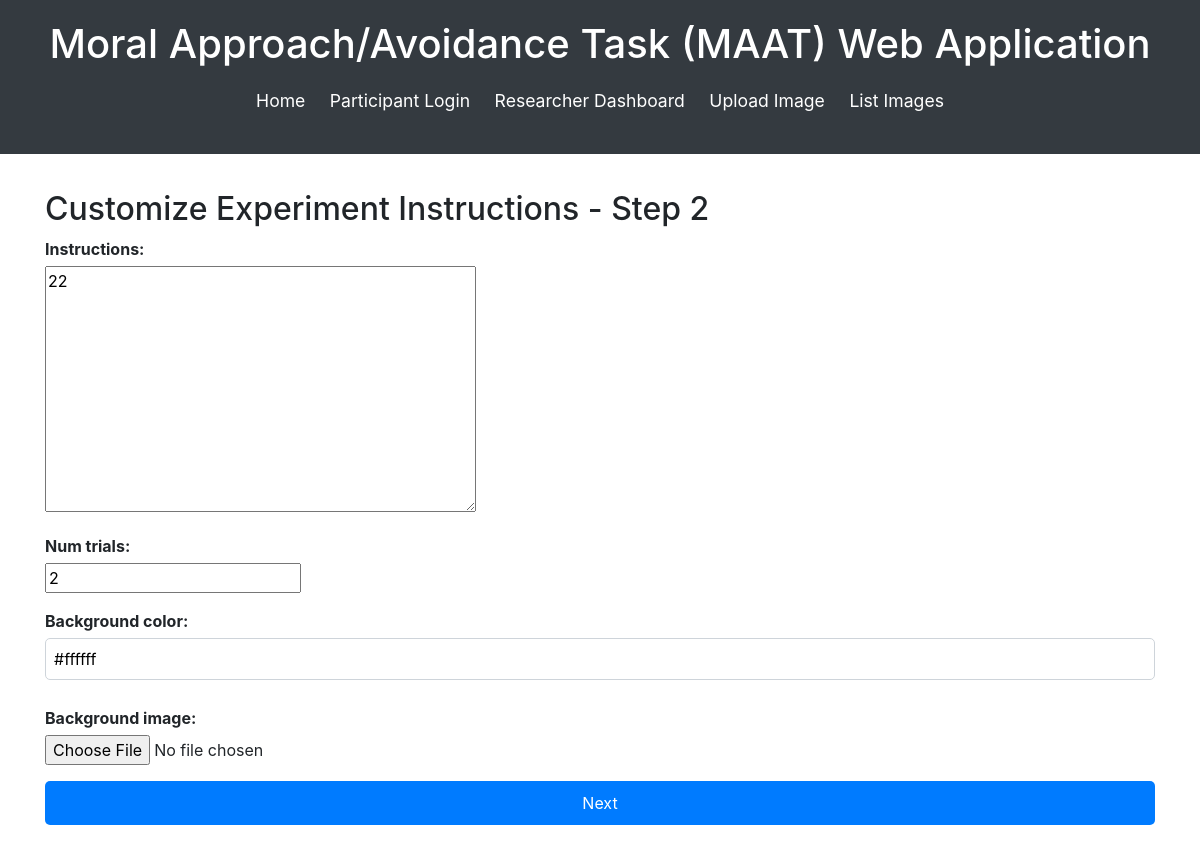
Page /experiment/create/step2/13/ (signed in) on the committed database.
### maat_app/models.py (models this page shows, shortened)
class Experiment(models.Model):
    experiment_id = models.CharField(max_length=100, unique=True)
    name = models.CharField(max_length=255)
    description = models.TextField(blank=True, null=True)
    instructions = models.TextField(blank=True, null=True)
    num_trials = models.IntegerField(default=0)
    background_color = models.CharField(max_length=7, default="#ffffff")
    background_image = models.ImageField(upload_to='backgrounds/', null=True, blank=True)
    text_size = models.IntegerField(default=100)
    text_increase_size = models.IntegerField(default=120)
    text_decrease_size = models.IntegerField(default=80)
    date_created = models.DateTimeField(auto_now_add=True)

### maat_app/views.py (the view)
# urls.py: path('experiment/create/step2/<int:experiment_id>/', views.create_experiment_step2, name='create_experiment_step2'),
@login_required
def create_experiment_step2(request, experiment_id):
    experiment = get_object_or_404(Experiment, id=experiment_id)
    if request.method == 'POST':
        form = InstructionsForm(request.POST, request.FILES, instance=experiment)  # Include request.FILES
        if form.is_valid():
            form.save()
            return redirect('create_experiment_step3', experiment_id=experiment.id)
    else:
        form = InstructionsForm(instance=experiment)
    return render(request, 'maat_app/create_experiment_step2.html', {'form': form, 'experiment': experiment})

### maat_app/forms.py
class InstructionsForm(forms.ModelForm):
    class Meta:
        model = Experiment
        fields = ['instructions', 'num_trials', 'background_color', 'background_image']

### maat_app/templates/maat_app/create_experiment_step2.html (shortened to what this page needs)
{% extends "maat_app/base.html" %}
{% block content %}
<h2>Customize Experiment Instructions - Step 2</h2>
<form method="POST" enctype="multipart/form-data">
    {{ form.as_p }}
    <button type="submit">Next</button>
</form>
{% endblock %}

### maat_app/static/css/style.css (style rules this page uses)
body { font-family: 'Arial', sans-serif; font-size: 16px; background-color: #f8f9fa; color: #212529; line-height: 1.6; margin: 0; padding: 0; }
button { background-color: #007bff; color: white; border: none; padding: 10px 20px; cursor: pointer; font-size: 1em; border-radius: 5px; }
form label { display: block; margin-bottom: 5px; font-weight: bold; }
form input[type='text'], form input[type='password'], form input[type='email'] { width: 100%; padding: 8px; margin-bottom: 10px; border: 1px solid #ced4da; border-radius: 5px; }
form button[type='submit'] { width: 100%; padding: 10px; background-color: #007bff; color: white; border: none; font-size: 1em; border-radius: 5px; }

### rows in the picture
Experiment: instructions "22", num_trials "2", background_color "#ffffff"
